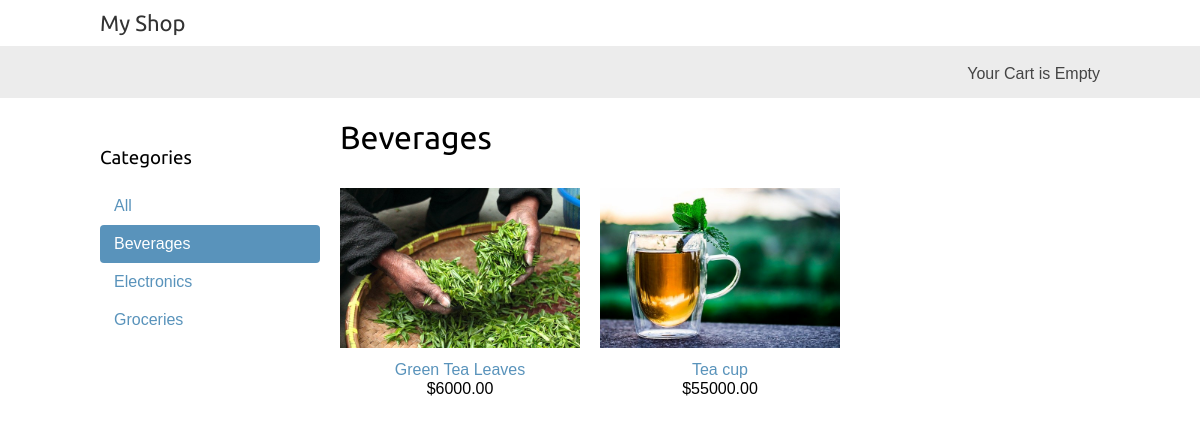
The app's page /beverages/ with its own data.
### shop_cart/models.py (models this page shows, shortened)
class Category(models.Model):
    name =  models.CharField(max_length=200,
                            db_index=True)
    slug = models.SlugField(max_length=200,unique=True)
    def get_absolute_url(self):
        return reverse('shop_cart:product_list_by_category',
                        args=[self.slug])
    class Meta:
        ordering = ('name',)
        verbose_name = 'category'
        verbose_name_plural = 'categories'

class Product(models.Model):
    category = models.ForeignKey(Category,
                                related_name='products',
                                on_delete = models.CASCADE)
    name = models.CharField(max_length=200,
                            db_index=True)
    slug = models.SlugField(max_length=200,
                            db_index=True)
    image = models.ImageField(upload_to='products/%Y/%m/%d',
                             blank=False)
    description = models.TextField(blank=True)
    price = models.DecimalField(max_digits=10,decimal_places=2)
    available = models.BooleanField(default=True)
    created = models.DateTimeField(auto_now_add=True)
    updated = models.DateTimeField(auto_now=True)
    def get_absolute_url(self):
        return reverse('shop_cart:product_detail',args=[self.id,self.slug])
    class Meta:
        ordering = ('name',)
        index_together = (('id','slug'))

### shop_cart/views.py (the view)
# urls.py: path('',views.product_list,name="product_list"),
def product_list(request, category_slug=None):
    category = None
    categories = Category.objects.all()
    products = Product.objects.filter(available=True)
    if category_slug:
        category = get_object_or_404(Category, slug=category_slug)
        products = products.filter(category=category)
    return render(request,
                 'product/list.html',
                 {'category':category,
                 'categories':categories,
                 'products':products})

### shop_cart/templates/product/list.html (shortened to what this page needs)
{% extends "base.html" %}
{% load static %}
{% block content %}
 <div id="sidebar">
     <h3>Categories</h3>
     <ul>
         <li {% if not category %}class="selected"{% endif %}>
             <a href="{% url 'shop_cart:product_list' %}">All</a>
         </li>
         {% for c in categories %}
         <li {% if category.slug == c.slug %} class="selected" {% endif %}>
             <a href="{{ c.get_absolute_url }}">{{ c.name }}</a>
         </li>
         {%  endfor %}
     </ul>
 </div>
 <div id="main" class="product-list">
     <h1>{% if category %}{{ category.name }}{% else %}
         Products{%  endif %}
     </h1>
     {% for product in products %}
        <div class="item">
            <a href="{{ product.get_absolute_url }}">
                <img src="{% if product.image %} {{ product.image.url }} {% else %} {% static 'img/no_image.png' %} {% endif %}"
            </a>
            <a href="{{ product.get_absolute_url }}">
                {{ product.name }}
            </a>
            <br>
            ${{ product.price }}
        </div>
        {% endfor %}
 </div>
{% endblock %}

### shop_cart/static/css/base.css (style rules this page uses)
body { margin:0; padding:0; font-family:helvetica, sans-serif; }
h1, h2, h3, h4, h5 , h6 { font-family: 'Ubuntu', sans-serif; font-weight:normal; }
a { text-decoration:none; color:#5993bb; }
#sidebar { width:220px; padding:30px 20px 0 0; float:left; }
#sidebar ul { margin:0; padding:0; }
#sidebar ul li { margin:0; list-style:none; padding:10px 14px; }
#sidebar ul li a { display:block; }
#sidebar ul li.selected { background:#5993bb; border-radius:4px; }
#sidebar ul li.selected a { color:#fff; }
#main { float:left; width: 96%; margin-right:-220px; overflow:hidden; }
.product-list .item { width:25%; padding:10px 20px 10px 0; float:left; text-align:center; line-height:1.2; }
.product-list .item img { width:100%; height: 70%; margin-bottom:8px; }

### records on screen
Category: name "Beverages"
Category: name "Electronics"
Category: name "Groceries"
Product: image (picture), name "Green Tea Leaves", price "6000.00"
Product: image (picture), name "Tea cup", price "55000.00"
